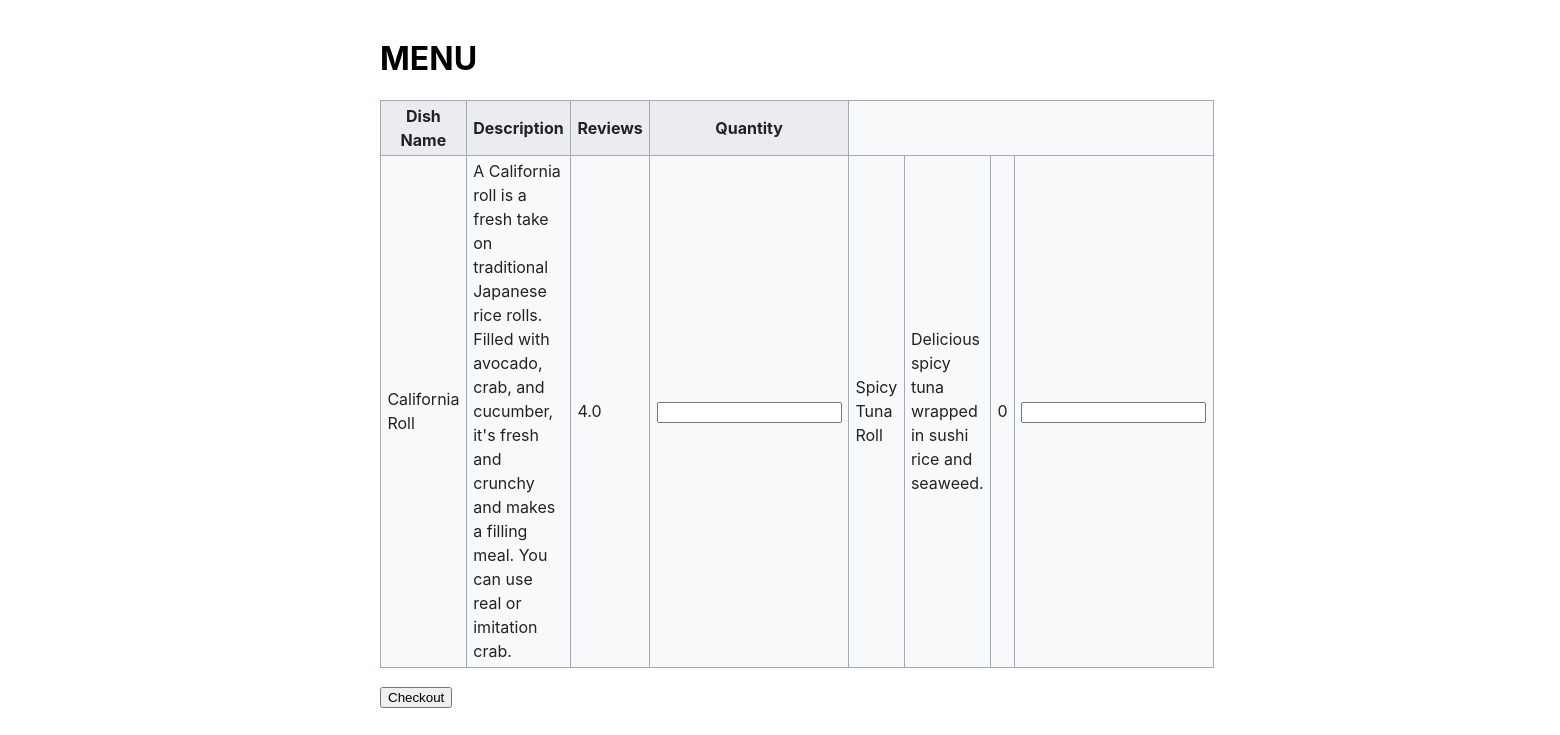
Before: /orders/menu/ with the older database file.
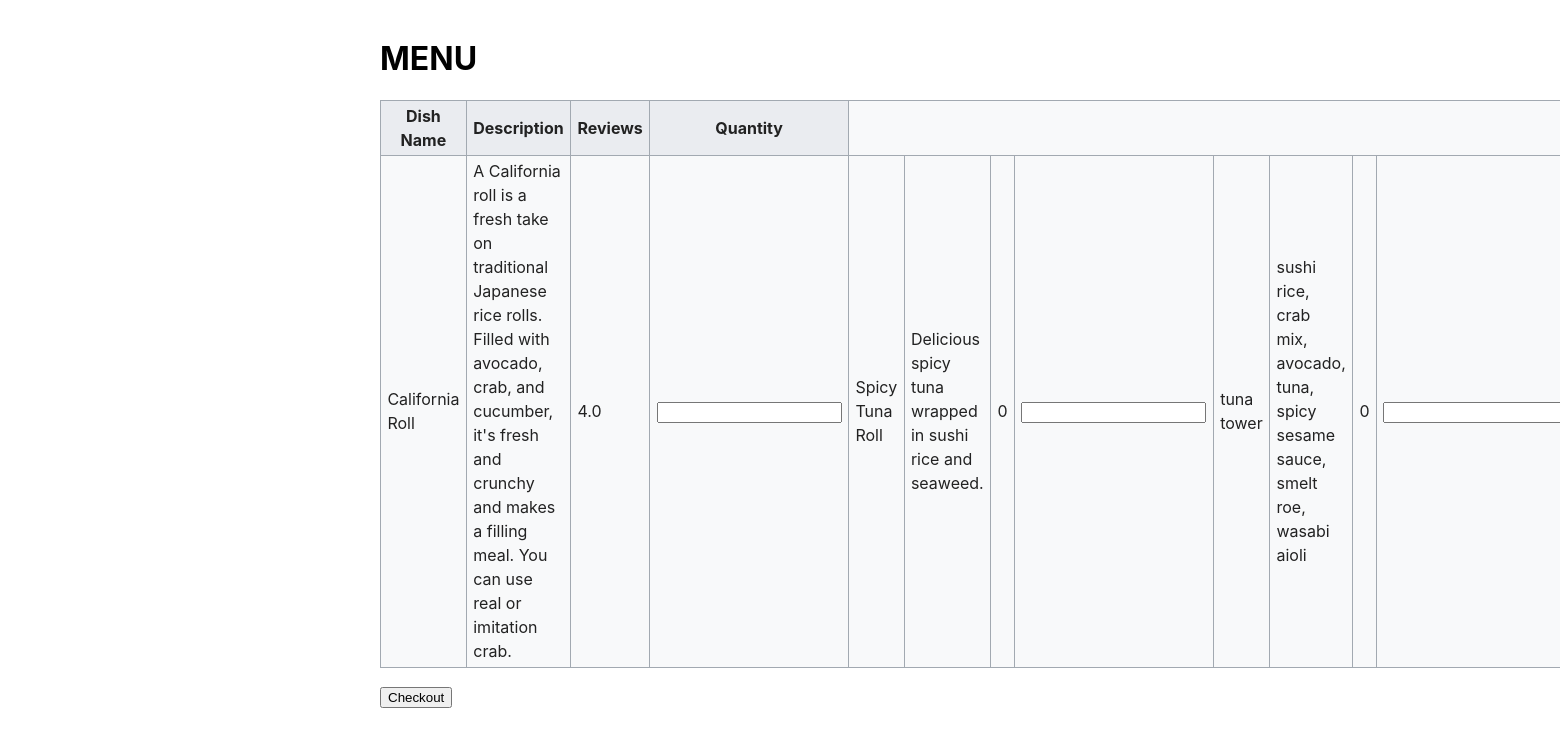
After: the same page with the newer database file.
### orders/models.py (models this page shows, shortened)
class Dish(models.Model):
    name = models.CharField(max_length=60)
    description = models.TextField()
    price = models.IntegerField(default=100)
    def __str__(self):
        return self.name
    def rating(self):
        reviews = self.review_set.all()
        if not reviews:
            return 0
        return sum(x.rating for x in reviews) / len(reviews)

class Review(models.Model):
    dish = models.ForeignKey(Dish, on_delete=models.CASCADE)
    reviewer = models.ForeignKey(User, on_delete=models.DO_NOTHING)
    rating = models.IntegerField(
        default=5,
        validators=[MaxValueValidator(5), MinValueValidator(1)]
    )
    review_text = models.TextField(blank=True, null=True)

### orders/views.py (the view)
# urls.py: path('menu', views.menu, name='menu'),
def menu(request):
    context = {'items': Dish.objects.all()}
    print(Dish.objects.all())
    return render(request, 'orders/menu.html', context)

### management/templates/orders/menu.html (shortened to what this page needs)
<!DOCTYPE html>
<html lang="en">
<head>
</head>
<body>
<h1>MENU</h1>
<table class="menu">
    <tr>
        <th>Dish Name</th>
        <th>Description</th>
        <th>Reviews</th>
        <th>Quantity</th>
    </tr>
    {% for d in items %}
        <td>{{ d.name }}</td>
        <td>{{ d.description }}</td>
        <td>{{ d.rating }}</td>
        <td><input type="number" min="0" name="{{ d.pk }}"/></td>
    {% endfor %}
</table>
<input type="submit" value="Checkout"/>
</body>
</html>

### management/templates/orders/menu.html (style rules this page uses)
body { font-family: -apple-system, BlinkMacSystemFont, "Segoe UI", Helvetica, Arial, sans-serif, "Apple Color Emoji", "Segoe UI Emoji", "Segoe UI Symbol"; margin: 40px auto; max-width: 800px; padding: 0 10px; font-size: 16px; line-height: 1.5; word-wrap: break-word; }
h1, h2, h3 { line-height: 1.2 }
.menu { background-color: #f8f9fa; color: #222; margin: 1em 0; border: 1px solid #a2a9b1; border-collapse: collapse }
.menu > tr > th, .menu > tr > td, .menu > * > tr > th, .menu > * > tr > td { border: 1px solid #a2a9b1; padding: 0.2em 0.4em }
.menu > tr > th, .menu > * > tr > th { background-color: #eaecf0; text-align: center }

Changed rows visible on the page:
added Dish: name "tuna tower", description "sushi rice, crab mix, avocado, tuna, spicy sesame sauce, smelt roe, wasabi aioli", rating "0"
